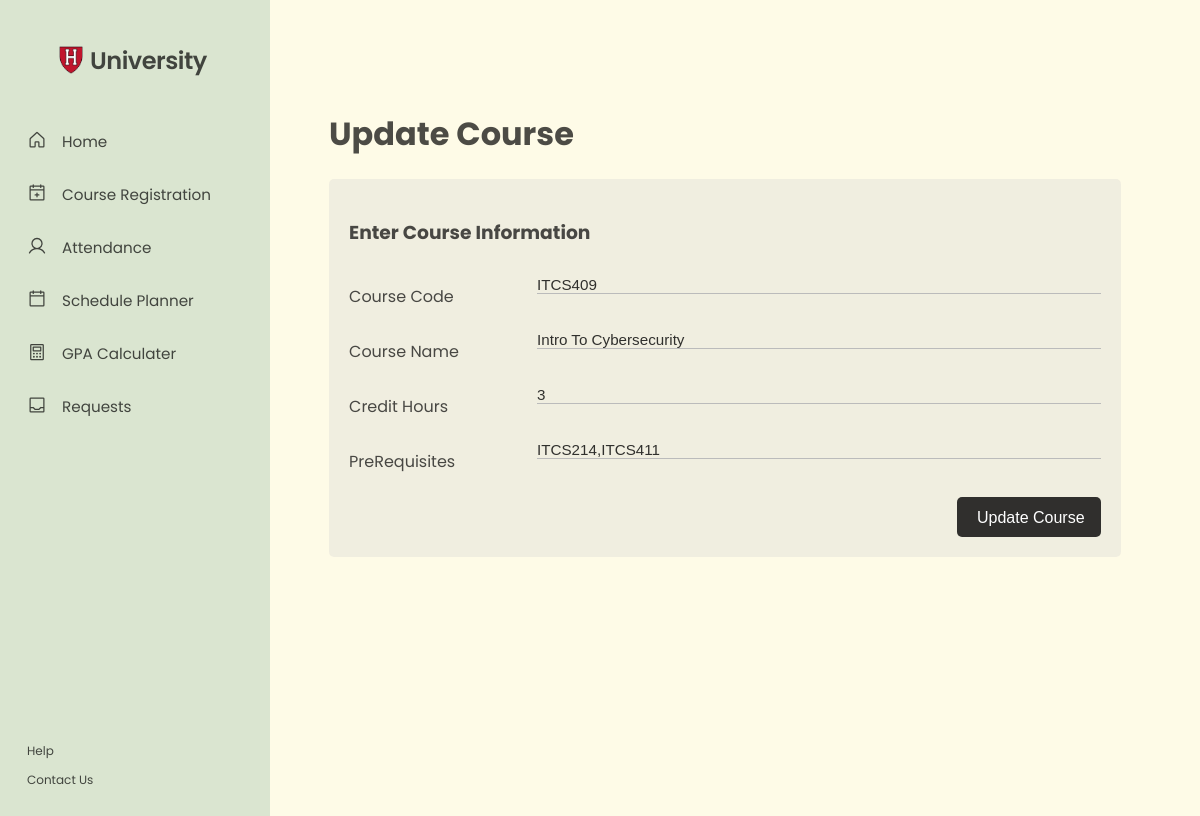
Page /HOD-updateCourse.php?courseID=32 on the committed database.
### tables this page shows
CREATE TABLE `courses` (
  `ID` int(11) NOT NULL,
  `courseCode` varchar(20) NOT NULL,
  `courseName` varchar(50) NOT NULL,
  `creditHours` int(11) NOT NULL,
  `preRequisites` varchar(100) DEFAULT NULL,
  `courseDepartment` int(11) NOT NULL
);

### HOD-updateCourse.php (the view, shortened to what this page needs)
<?php
    if(isset($_GET['courseID'])) {
        $courseID = $_GET['courseID'];
        try{
            require('Database/connection.php');
            $stmt = $db->prepare("SELECT * FROM courses WHERE ID=?");
            $stmt->execute(array($courseID));
        }
        catch(PDOException $e){
            die($e->getMessage());
        }
    }
    else {
        die("Please Select a Valid Course");
    }
?>
<!DOCTYPE html>
<html lang="en">
<head>
    <link rel="stylesheet" href="generalstyling.css">
</head>
<body>
    <div class="wrapper">
        <div class="sidebar-wrapper">
        </div>
        <div class="pagecontent-wrapper" id="main">
            <div class="title" >
                <h1>Update Course</h1>
            </div>
            <div class="container">
                <form method='post' action='HOD-e3.php'>
                    <div class="row">
                        <td><h3>Enter Course Information</h3></td>
                    </div>
                    <?php
                        if($row = $stmt->fetch(PDO::FETCH_ASSOC)) {
                    ?>
                    <div class="row">
                        <div class="col-25">
                            <label for="Course Code">Course Code</label>
                        </div>
                        <div class="col-75">
                            <input
                                class="input-field"
                                type="text"
                                name="courseCode"
                                value="<?php echo $row['courseCode'];?>"
                                maxlength="8"
                                autocomplete="off"
                                required
                            >
                        </div>
                    </div>
                    <div class="row">
                        <div class="col-25">
                            <label for="Course Name">Course Name</label>
                        </div>
                        <div class="col-75">
                            <input
                                class="input-field"
                                type="text"
                                maxlength="50"
                                name="courseName"
                                value="<?php echo $row['courseName'];?>"
                                autocomplete="off"
                                required
                            >
                        </div>
                    </div>
                    <div class="row">
                        <div class="col-25">
                            <label for="Credit Hours">Credit Hours</label>
                        </div>
                        <div class="col-75">
                            <input
                                class="input-field"
                                type="number"
                                min="2"
                                max="4"
                                name="creditHours"
                                value="<?php echo $row['creditHours'];?>"
                                autocomplete="off"
                                required
                            >
                        </div>
                    </div>
                    <div class="row">
                        <div class="col-25">
                            <label for="PreRequisites">PreRequisites</label>
                        </div>
                        <div class="col-75">
                            <input
                                class="input-field"
                                type="text"
                                name="preRequisites"
                                value="<?php echo $row['preRequisites'];?>"
                                maxlength="100"
                                autocomplete="off"
                                required
                            >
                        </div>
                    </div>
                    <div class="row" id="submitDiv">
                        <input class="submitBtn" type="submit" value="Update Course" name="updateCourseSubmit" />
                    </div>
                </form>
                <?php } ?>
            </div>
        </div>
    </div>
</body>

### generalstyling.css (style rules this page uses)
html { background-color: #FEFBE7; font-family: 'Poppins'; color: rgba(0, 0, 0, 0.7); }
#openbtn { background-color: #FEFBE7; }
.sidenav { height: 100%; width: 0; position: fixed; z-index: 1; top: 0; left: 0; background-color: #DAE5D0; overflow-x: hidden; transition: 0.5s; white-space: nowrap; display: none; }
.logo { display: flex; align-items: center; padding-bottom: 2%; padding-top: 4%; height: 10%; }
.logo img { width: 28px; margin-left: 21%; }
.logo h4 { font-size: 1.5rem; font-weight: 600; letter-spacing: -0.5px; font-family: "Poppins", sans-serif; padding-left: 2%; }
#sidenav-head { display: flex; flex-direction: column; }
.sideElement a, #sidenav-footer a { display: block; color: rgba(0, 0, 0, 0.7); padding: 8px 8px 8px 32px; text-decoration: none; font-family: "Poppins", sans-serif; font-size: 0.95rem; transition: 0.3s; }
.sideElement { display: flex; flex-direction: row; }
.sideElement a { display: block; padding: 15px; }
#icon { padding-top: 15px; padding-left: 10%; height: 20px; width: 20px; opacity: 0.7; }
#spacing { height: 25%; }
#sidenav-footer { display: flex; flex-direction: column; height: fit-content; left: 1%; bottom: 2%; }
#sidenav-footer a { font-size: 0.75rem; padding: 2% 10%; }
#main { transition: .5s; padding: 3% 6%; }
.wrapper { height: 100vw; }
@media screen and (min-width: 992px) { .sidenav { width: 270px; display: block; } }
@media screen and (min-width: 992px) { #main { margin-left: 250px; } }
.container { border-radius: 5px; background-color: rgba(236, 232, 221, 0.7); padding: 20px; }
.col-25 { float: left; width: 25%; margin-top: 6px; }
.col-75 { float: left; width: 75%; margin-top: 6px; }
label { padding: 12px 12px 12px 0; display: inline-block; }
.input-field { width: 100%; height: 100%; background: none; border: none; outline: none; border-bottom: 1px solid #bbb; padding: 0; font-size: 0.95rem; color: rgba(0, 0, 0, 0.8); transition: 0.4s; resize: vertical; }
.submitBtn { width: 9rem; height: 40px; background-color:rgba(0, 0, 0, 0.8); color: #fff; border: none; padding: 12px 20px; cursor: pointer; float: right; border-radius: 5px; font-size: 1rem; transition: 0.3s; }
#submitDiv { margin-top: 0.7rem; }
.row:after { content: ""; display: table; clear: both; }

### rows in the picture
courses: courseCode "ITCS409", courseName "Intro To Cybersecurity", creditHours "3", preRequisites "ITCS214,ITCS411"
